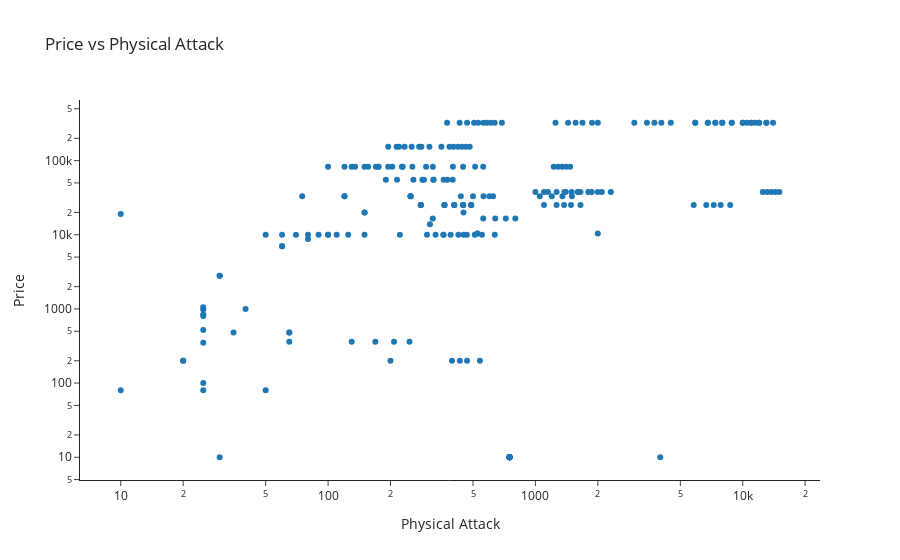
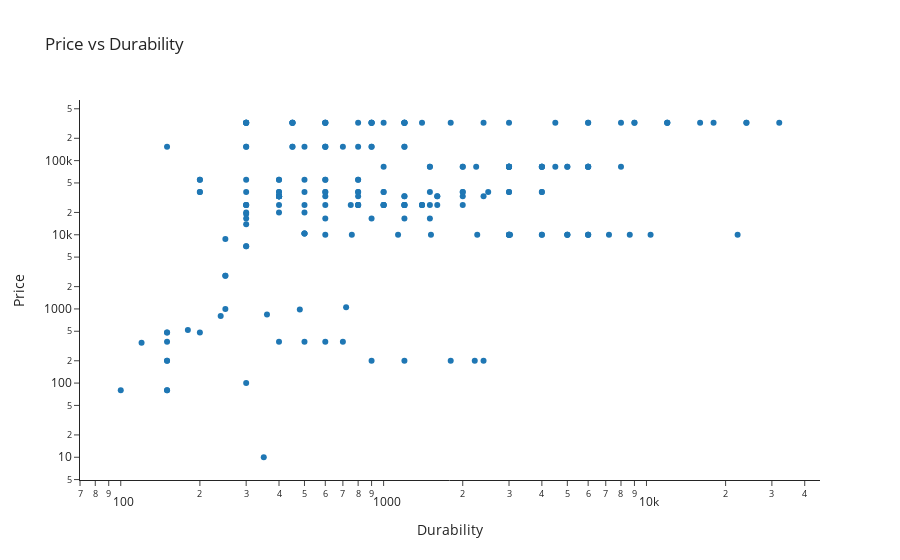
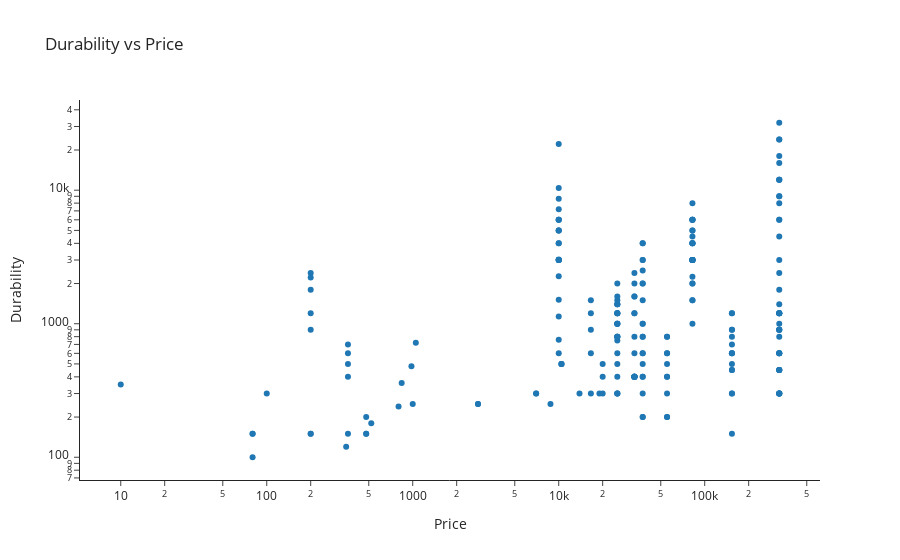

Notebook source saved alongside these figures, in order:
### Code cell
plot_interactive_relationships(weapons_df, log_axes=True)

### Figure 1 — Plotly figure (JSON) as saved in the notebook; plotly's stock layout.template omitted (floating-point values rounded to 4 significant figures; data arrays with more than 128 entries replaced by an {"elided": "..."} marker saying what was removed)
{"data": [{"customdata": {"elided": "230x2 mixed values"}, "hovertemplate": "Physical Attack=%{x}<br>Price=%{y}<br>Name=%{customdata[0]}<br>Durability=%{customdata[1]}<extra></extra>", "legendgroup": "", "marker": {"color": "#1F77B4", "symbol": "circle"}, "mode": "markers", "name": "", "orientation": "v", "showlegend": false, "type": "scatter", "x": {"elided": "230 float values"}, "xaxis": "x", "y": {"elided": "230 int values"}, "yaxis": "y"}], "layout": {"autosize": true, "legend": {"tracegroupgap": 0}, "title": {"text": "Price vs Physical Attack"}, "xaxis": {"anchor": "y", "autorange": true, "domain": [0, 1], "range": [0.809, 4.367], "title": {"text": "Physical Attack"}, "type": "log"}, "yaxis": {"anchor": "x", "autorange": true, "domain": [0, 1], "range": [0.6278, 5.883], "title": {"text": "Price"}, "type": "log"}}}

### Figure 2 — Plotly figure (JSON) as saved in the notebook; plotly's stock layout.template omitted (floating-point values rounded to 4 significant figures; data arrays with more than 128 entries replaced by an {"elided": "..."} marker saying what was removed)
{"data": [{"customdata": {"elided": "220x2 mixed values"}, "hovertemplate": "Durability=%{x}<br>Price=%{y}<br>Name=%{customdata[0]}<br>Physical Attack=%{customdata[1]}<extra></extra>", "legendgroup": "", "marker": {"color": "#1F77B4", "symbol": "circle"}, "mode": "markers", "name": "", "orientation": "v", "showlegend": false, "type": "scatter", "x": {"elided": "220 float values"}, "xaxis": "x", "y": {"elided": "220 int values"}, "yaxis": "y"}], "layout": {"autosize": true, "legend": {"tracegroupgap": 0}, "title": {"text": "Price vs Durability"}, "xaxis": {"anchor": "y", "autorange": true, "domain": [0, 1], "range": [1.849, 4.656], "title": {"text": "Durability"}, "type": "log"}, "yaxis": {"anchor": "x", "autorange": true, "domain": [0, 1], "range": [0.6278, 5.883], "title": {"text": "Price"}, "type": "log"}}}

### Figure 3 — Plotly figure (JSON) as saved in the notebook; plotly's stock layout.template omitted (floating-point values rounded to 4 significant figures; data arrays with more than 128 entries replaced by an {"elided": "..."} marker saying what was removed)
{"data": [{"customdata": {"elided": "220x2 mixed values"}, "hovertemplate": "Price=%{x}<br>Durability=%{y}<br>Name=%{customdata[0]}<br>Physical Attack=%{customdata[1]}<extra></extra>", "legendgroup": "", "marker": {"color": "#1F77B4", "symbol": "circle"}, "mode": "markers", "name": "", "orientation": "v", "showlegend": false, "type": "scatter", "x": {"elided": "220 int values"}, "xaxis": "x", "y": {"elided": "220 float values"}, "yaxis": "y"}], "layout": {"autosize": true, "legend": {"tracegroupgap": 0}, "title": {"text": "Durability vs Price"}, "xaxis": {"anchor": "y", "autorange": true, "domain": [0, 1], "range": [0.7288, 5.782], "title": {"text": "Price"}, "type": "log"}, "yaxis": {"anchor": "x", "autorange": true, "domain": [0, 1], "range": [1.793, 4.712], "title": {"text": "Durability"}, "type": "log"}}}
